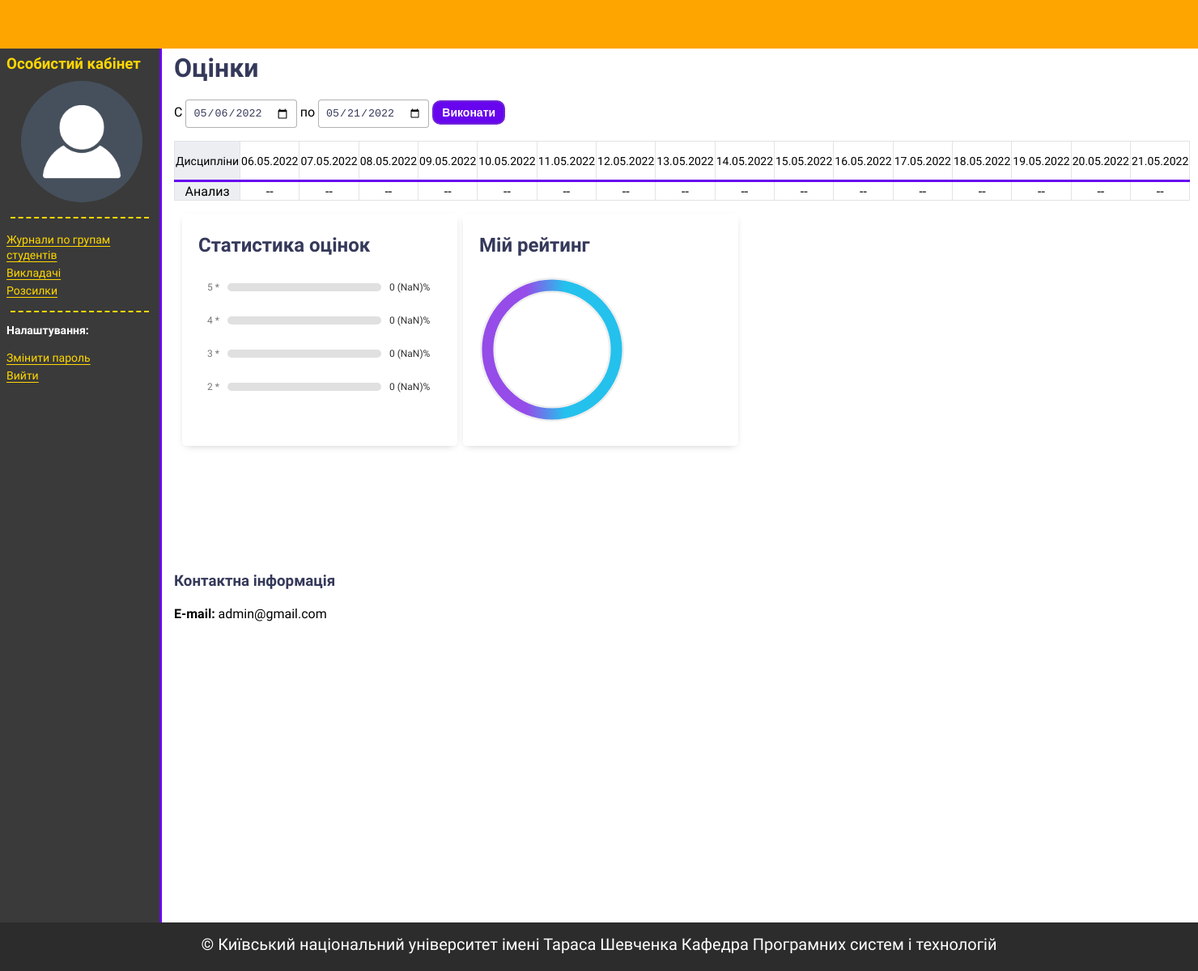
Page /journal/people/student/ (signed in) on the committed database.
### people/models.py (models this page shows, shortened)
class User(AbstractUser):
    first_name = models.CharField('Ім\'я', max_length=130)
    last_name  = models.CharField('Фамілія', max_length=130)
    middle_name = models.CharField('По-батькові', max_length=130)
    sex = models.CharField('Стать', choices=GENDER_CHOICES, max_length=1)
    birth_date = models.DateField('Дата народження', blank=True, null=True)
    photo = models.ImageField(upload_to='people/', default='static/img/default-user.png', blank=True)
    description = models.TextField('Характеристика')
    user_status = models.CharField('Статус користувача', choices=USER_STATUS_CHOICES, max_length=15)
    updated = models.DateField('Дата оновлення', auto_now=True)
    USERNAME_FIELD = 'username'
    REQUIRED_FIELDS = ['email']
    objects = UserManager()
    class Meta:
        verbose_name = 'Користувач'
        verbose_name_plural = 'Користувачі'

### journal/models.py (models this page shows, shortened)
class Lesson(models.Model):
    name = models.CharField('Назва', max_length=100)
    class Meta:
        verbose_name = 'дисципліна'
        verbose_name_plural = 'Довідка дисципін'

### people/views.py (the view)
# urls.py: path('student/', StudentLkDetailView.as_view(), name='student_lk'),
class StudentLkDetailView(LoginRequiredMixin, StudentPermissionsMixin, ScoreJournalMixin, DetailView):
    template_name = 'people/student_lk.html'
    context_object_name = 'student'
    def get_object(self, queryset=None):
        return User.objects.select_related('student', 'contact').get(pk=self.request.user.pk)
    def get_context_data(self, **kwargs):
        context = super(StudentLkDetailView, self).get_context_data(**kwargs)
        date_period = self.create_date_period_list()
        lessons = Lesson.objects.filter(grade__group__students=self.request.user.student.id)
        scores = Score.objects.filter(student_id=self.request.user.pk,
                                      created__in=date_period).values('id', 'lesson_id', 'score', 'created')
        count_scores = scores.values('score').annotate(count_score=Count('score')).order_by('-score')
        total_scores = count_scores.aggregate(sum_count=Sum('count_score'),
                                              sum_score=Avg('score'),
                                              sum_score_percent=Avg('score')*20)
        student_rating = {5: 0, 4: 0, 3: 0, 2: 0}
        for item in count_scores:
            student_rating[item['score']] = item['count_score']
        context['rating'] = student_rating
        context['total_scores'] = total_scores
        context['date_period'] = date_period
        context['lessons'] = lessons
        context['scores_dict'] = self.create_scores_dict(date_period, scores, lessons, 'lesson_id')
        return context

### django_journal/permissions.py (called while the page is built)
    def dispatch(self, request, *args, **kwargs):
        if not self.has_permissions():
            raise PermissionDenied()
        return super().dispatch(request, *args, **kwargs)

    def has_permissions(self):
        return self.request.user.is_superuser or self.request.user.user_status == STUDENT

### journal/templatetags/filters.py (called while the page is built)
@register.filter(name='get_dict_value')
def get_dict_value(dictionary, key):
    return dictionary.get(key)

@register.filter(name='get_list_value')
def get_list_value(list_obj, num):
    return list_obj[num]

### journal/templatetags/sidebar.py (called while the page is built)
@register.inclusion_tag('people/tpl/teacher_sidebar_tpl.html', name='teacher_sidebar')
def teacher_sidebar(user):
    teacher = Teacher.objects.get(user=user.id)
    return {'teacher': teacher, 'user': user}

### utils/service.py (called while the page is built)
    def create_date_period_list(self):
        day_delta = datetime.timedelta(days=1)
        try:
            start_date = datetime.datetime.strptime(self.request.GET.get('start-date'), '%Y-%m-%d').date()
            end_date = datetime.datetime.strptime(self.request.GET.get('end-date'), '%Y-%m-%d').date()
        except (ValueError, TypeError):
            end_date = datetime.date.today()
            start_date = end_date - datetime.timedelta(days=15)
        return [start_date + i * day_delta for i in range((end_date - start_date).days + 1)]

    @staticmethod
    def create_scores_dict(date_period, scores, grouping_object, grouping_object_name):
        scores_dict = {}
        for date in date_period:
            scores_dict[date] = {}
            for obj in grouping_object:
                scores_dict[date][obj.id] = (0, 0)
                if scores:
                    for score in scores:
                        if obj.id == score[grouping_object_name] and date == score['created']:
                            scores_dict[date][obj.id] = (score['score'], score['id'])
                            break
        return scores_dict

### people/templates/people/student_lk.html (shortened to what this page needs)
{% extends 'base.html' %}
{% block content %}
    <h1>Оцінки</h1>
    <form action="{% url 'student_lk' %}" method="get">
        <label> С
            <input class="input-date" name="start-date" type="date" value="{{ date_period|first|date:"Y-m-d" }}" >
        </label>
        <label> по
            <input class="input-date" name="end-date" type="date" value="{{ date_period|last|date:"Y-m-d" }}">
        </label>
        <button class="btn-filter btn-filter-purple" type="submit">Виконати</button>
    </form>
    <table class="table-journal">
        <thead>
            <tr>
                <th>Дисципліни</th>
                 {% for date in date_period %}
                     <th>{{ date|date:"d.m.Y" }}</th>
                 {% endfor %}
            </tr>
        </thead>
        <tbody>
        {% for lesson in lessons %}
            <tr>
                <td>{{ lesson.name }}</td>
                {% for date in date_period %}
                    {% with score_id_tuple=scores_dict|get_dict_value:date|get_dict_value:lesson.id %}
                        <td>
                            {% if score_id_tuple|get_list_value:0 == 0 %}
                                <span data-scoreid="{{ score_id_tuple|get_list_value:1 }}">--</span>
                            {% else %}
                                <span data-scoreid="{{ score_id_tuple|get_list_value:1 }}">
                                    {{ score_id_tuple|get_list_value:0 }}
                                </span>
                            {% endif %}
                        </td>
                    {% endwith %}
                {% endfor %}
            </tr>
        {% endfor %}
        </tbody>
    </table>
    {% include "people/include/people_rating_bar.html" %}
    {% include "people/include/people_contact_info.html" %}
{% endblock %}

### journal/templates/base.html (shortened to what this page needs)
{% load static %}
{% load sidebar %}
{% load filters %}
<!DOCTYPE html>
<html lang="en">
<head>
    <link rel="stylesheet" href="{% static "css/style.css" %}">
</head>
<body>
    <div id="header"></div>
    {% block sidebar %}
        <div class="sidebar">
         {% if request.user.user_status == 'student' %}
             {% student_sidebar request.user %}
         {% else %}
             {% teacher_sidebar request.user %}
         {% endif %}
        </div>
    {% endblock %}
    <div class="content">
        {% block content %}
        {% endblock %}
    </div>
    <div id="footer">
        <p>© Київський національний університет імені Тараса Шевченка Кафедра Програмних систем і технологій</p>
    </div>
</body>
</html>

### people/templates/people/tpl/teacher_sidebar_tpl.html (shortened to what this page needs)
{% block sidebar %}
    <h3>Особистий кабінет</h3>
    <img class="user-avatar" src="{{ user.photo.url }}" alt="{{ user.first_name }} {{ user.last_name }}">
    <hr>
    <ul>
        <li><a href="{% url 'group_student_list' %}">Журнали по групам студентів</a></li>
        <li><a href="{% url 'teacher_list' %}">Викладачі</a></li>
        <li><a href="{% url 'mailing_list' %}">Розсилки</a></li>
    </ul>
    <hr>
    <p><b>Налаштування:</b></p>
    <ul>
        <li><a href="{% url 'password_change' %}">Змінити пароль</a></li>
        <li><a href="{% url 'logout' %}">Вийти</a></li>
    </ul>
{% endblock %}

### people/templates/people/include/people_rating_bar.html (shortened to what this page needs)
<div class="profile-statistic">
    <div class="reviews-container">
        <h2>Статистика оцінок</h2>
        {% for score, count_score in rating.items %}
            <div class="review">
                <span class="icon-container">{{ score }} *</span>
                <div class="progress">
                </div>
                <span class="score-count">{{ count_score }}</span>
            </div>
        {% endfor %}
    </div>
    <div class="flex-wrapper reviews-container">
        <h2>Мій рейтинг</h2>
        <div class="single-chart">
            <svg viewBox="0 0 36 36" class="circular-chart orange">
                <defs>
                    <linearGradient id="gradient">
                        <stop offset="0" stop-color="#954ce9" />
                        <stop offset="0.3" stop-color="#954ce9" />
                        <stop offset="0.6" stop-color="#24c1ed" />
                        <stop offset="1" stop-color="#24c1ed" />
                    </linearGradient>
                </defs>
                <path class="circle-bg"
                      d="M18 2.0845
                      a 15.9155 15.9155 0 0 1 0 31.831
                      a 15.9155 15.9155 0 0 1 0 -31.831"/>
                <path class="circle"
                      stroke-dasharray="{{ total_scores.sum_score_percent|floatformat }}, 100"
                      d="M18 2.0845
                      a 15.9155 15.9155 0 0 1 0 31.831
                      a 15.9155 15.9155 0 0 1 0 -31.831"/>
                <text x="18" y="20.35" class="percentage">{{ total_scores.sum_score|floatformat }}</text>
            </svg>
        </div>
    </div>
</div>

### people/templates/people/include/people_contact_info.html (shortened to what this page needs)
<h3>Контактна інформація</h3>
{% if user.email %}
    <p><b>E-mail:</b> {{ user.email }}</p>
{% endif %}

### journal/static/css/style.css (style rules this page uses)
body { font-family: "Roboto", sans-serif; display: grid; grid-template-areas: "header header header" "sidebar content content" "footer footer footer"; grid-template-rows: 60px 1fr 60px; grid-template-columns: 200px 1fr 15%; height: 150vh; margin: 0; }
h1, h2, h3, h4 { color: #35395A; padding: 0; margin: 5px 0 20px; }
#header { grid-area: header; background: #FFA500 }
.content { grid-area: content; padding-left: 15px; }
#footer { grid-area: footer; padding: 10px; background: #2d2c2c; }
#footer p { font-size:20px; text-align: center; margin:5px; color: white; }
.sidebar { grid-area: sidebar; padding: 8px; background-color: #3a3a3a; border-right: 3px solid #6705EE; }
.sidebar p { color: white; font-size: 14px; }
.sidebar a { color: gold; font-size: 14px; }
.sidebar h3 { color: gold; margin: 0; }
.sidebar hr { color: gold; width: 95%; height: 0; border: none; border-top: 2px dashed gold; }
.sidebar img { margin-top: 10px; margin-left: 10%; }
.sidebar ul { padding: 0; }
.sidebar ul li { list-style-type: none; margin-top: 3px; text-underline-offset: 3px; }
.user-avatar { border-radius: 50%; height: 150px; width: 150px; }
.table-journal { border-collapse: collapse; width: 95%; }
.table-journal tbody tr:nth-child(odd) { background-color: #fff; }
.table-journal thead { border-bottom: 3px solid #6705ee; font-size: 14px; }
.table-journal th { border: 1px solid #e2e3e6; height: 45px; font-weight: normal; }
.table-journal td { border: 1px solid #e2e3e6; height: 20px; text-align: center; }
.table-journal tr { border: 1px solid gray; }
.table-journal th:first-child, .table-journal td:first-child { background-color: #eceef2; }
.btn-filter { border-style: solid; border-width: 2px; color: #FFFFFF; border-radius: 10px; cursor: pointer; overflow: hidden; transition: all 200ms ease-in-out 0s; white-space: nowrap; font-weight: 700; padding: 5px 10px 5px; font-size: 14px; }
.btn-filter-purple { border-color: #6F26D5; background-color: #6705EE; }
.input-date { border: 1px solid #d2d2d2; border-radius: 10px; padding: 5px 10px 5px; }
.create-form input[type=text], input[type=email], input[type=password], input[type=date] { border-radius: 4px; border: 1px solid rgba(0,0,0,0.3); padding: 8px; color: #35395A; }
.reviews-container { display: block; background-color: #fff; border-radius: 5px; box-shadow: 0 3px 10px -5px rgba(0, 0, 0, 0.3); padding: 20px; width: 300px; }
.review { border: 1px solid transparent; border-radius: 5px; color: #777; display: flex; font-size: 12px; align-items: center; padding: 10px; margin: 5px 0; }
.progress { background-color: rgba(100, 100, 100, 0.2); border-radius: 5px; position: relative; margin: 0 10px; height: 10px; width: 190px; }
.score-count { color: #333; }
.flex-wrapper { display: block; }
.profile-statistic { display: grid; padding-left: 10px; grid-template-areas: "stat-left stat-right"; grid-template-rows: 1fr 0.5fr; grid-template-columns: 0.1fr 1fr; grid-gap: 7px; }
.single-chart { justify-content: space-around; }
.circular-chart { margin: 5px auto; max-width: 80%; max-height: 180px; }
svg { stroke-dasharray: 300; transition: all .8s ease-in-out; }

### rows in the picture
User: photo (placeholder picture), email "admin@gmail.com"
Lesson: name "Анализ"

### other values in the picture
{{ date|date:"d.m.Y" }} "06.05.2022" "07.05.2022" "08.05.2022" "09.05.2022" "10.05.2022" "11.05.2022" "12.05.2022" "13.05.2022" "14.05.2022" "15.05.2022" "16.05.2022" "17.05.2022" "18.05.2022" "19.05.2022" "20.05.2022" "21.05.2022"
{{ score }} "5" "4" "3" "2"
{{ count_score }} "0 (NaN)%" "0 (NaN)%" "0 (NaN)%" "0 (NaN)%"
